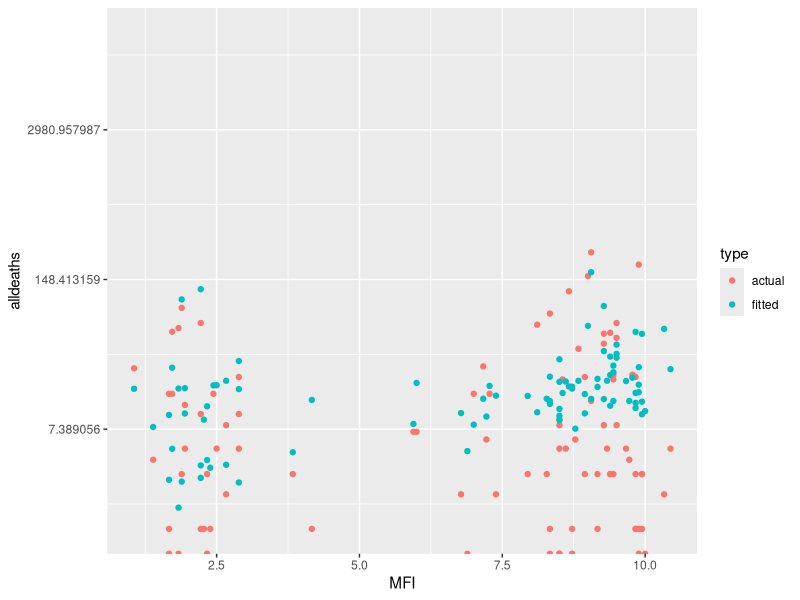
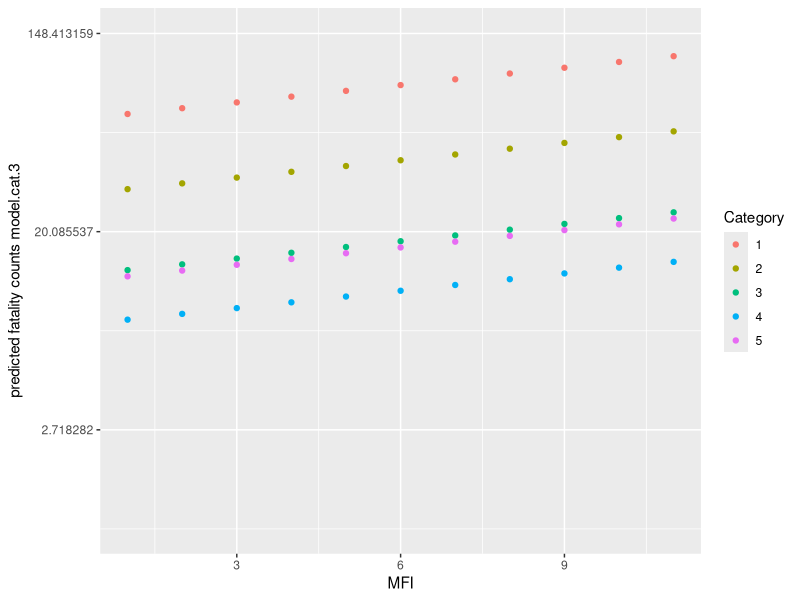
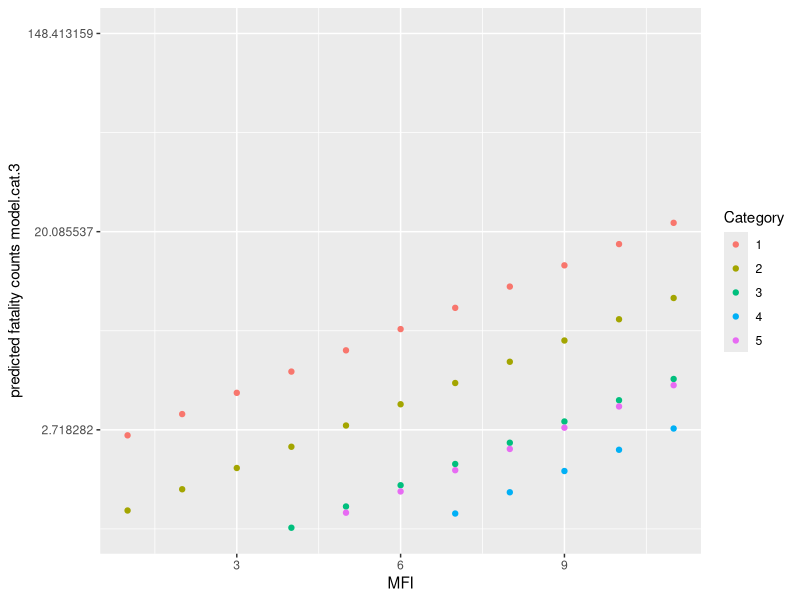

The R source for these figures, in order:
# replicate results from Jung et al (2014) and add some additional results
# this script deals with alternative specifications
library(MASS)
library(lmtest)
library(dplyr)
library(ggplot2)

# NOTE: any suggestions which help to make this code more efficient are very welcome! 

# data ####
data=read.csv("Jung.etal.data.csv",sep=";")

# relabel
data[,"MP"]=data[,"MinPressure_before"]
data[,"MFI"]=data[,"MasFem"]

data[,"ZMFI"]=data[,"ZMasFem"]
data[,"ZMP"]=data[,"ZMinPressure_A"]
data[,"Gender_MF"]=factor(data[,"Gender_MF"],labels=c("male","female"))

# combine categories 4 and 5 (see below)
data[,"cat"]=data[,"Category"]
data[,"cat"]=4*(data[,"cat"]>3) + data[,"cat"]*(data[,"cat"]<4)

data[,"Category"]=factor(data[,"Category"])
data[,"cat"]=factor(data[,"cat"])

# models in paper ####
model.0=glm.nb(alldeaths~1,data=data)
model.1=glm.nb(alldeaths~MP,data=data)
summary(model.1)
lrtest(model.0,model.1)

model.1.upd=glm.nb(alldeaths~Minpressure_Updated.2014,data=data) # check whether using 'Updated' makes a difference
summary(model.1.upd)
model.1.upd$deviance-model.1.upd$null.deviance
lrtest(model.0,model.1.upd)

model.2=glm.nb(alldeaths~MP+NDAM+MFI,data=data)
summary(model.2)
lrtest(model.0,model.2)

model.3=glm.nb(alldeaths~MP+NDAM+MFI+MFI*MP+MFI*NDAM,data=data)
summary(model.3)
lrtest(model.0,model.3)

model.4=glm.nb(alldeaths~ZMP+ZNDAM+ZMFI+ZMFI*ZMP+ZMFI*ZNDAM,data=data)
summary(model.4)
lrtest(model.0,model.4)
data[,"fit.4"]=fitted.values(model.4)

# alternative models ####
# LOGS of alldeaths ####
model.0.log=lm(log(1+alldeaths)~1,data=data)
model.1.log=lm(log(1+alldeaths)~MP,data=data)
summary(model.1.log)
lrtest(model.0.log,model.1.log)

model.2.log=lm(log(1+alldeaths)~MP+NDAM+MFI,data=data)
summary(model.2.log)
lrtest(model.0.log,model.2.log)

model.3.log=lm(log(1+alldeaths)~ZMP+ZNDAM+ZMFI+ZMFI*ZMP+ZMFI*ZNDAM,data=data)
summary(model.3.log)
lrtest(model.0.log,model.3.log)

# Gender_MF instead of MFI ####
model.3.dummy=glm.nb(alldeaths~MP+NDAM+Gender_MF+Gender_MF*MP+Gender_MF*NDAM,data=data)
summary(model.3.dummy)
lrtest(model.0,model.3.dummy)

model.4.dummy=glm.nb(alldeaths~ZMP+ZNDAM+Gender_MF+Gender_MF*ZMP+Gender_MF*ZNDAM,data=data)
summary(model.4.dummy)
lrtest(model.0,model.4.dummy)
data[,"fit.4.dummy"]=fitted.values(model.4.dummy)
summary(data$fit.4.dummy) # NOTE: two fitted values are STILL much larger than max in data! 
data %>% arrange(desc(fit.4.dummy)) %>% head() 

# EXCLUDE NDAM (endogenous?!) and replace it by 'Category' ####
# Category is not defined in the paper, but here: https://en.wikipedia.org/wiki/Saffir%E2%80%93Simpson_scale 

# descriptives ####
vars=c("alldeaths","MFI","MP","NDAM")
table(data[,"Category"])
data[,c(vars,"Category")] %>% group_by(Category) %>% summarize_at(.vars=vars,.funs=mean) %>% data.frame
data[,c(vars,"Category")] %>% group_by(Category) %>% summarize_at(.vars=vars,.funs=sd) %>% data.frame
data[,c(vars,"Category")] %>% group_by(Category) %>% summarize_at(.vars=vars,.funs=median) %>% data.frame

model.cat.1=glm.nb(alldeaths~MP+Category+MFI,data=data)
summary(model.cat.1)
lrtest(model.0,model.cat.1)
data[,"fit.cat.1"]=fitted.values(model.cat.1)

model.cat.2=glm.nb(alldeaths~MP+Category+MFI+MFI*MP+MFI*Category,data=data)
summary(model.cat.2)
lrtest(model.0,model.cat.2)
data[,"fit.cat.2"]=fitted.values(model.cat.2)

model.cat.3=glm.nb(alldeaths~MP+Category+MFI+MFI*MP,data=data)
summary(model.cat.3)
lrtest(model.0,model.cat.3)
data[,"fit.cat.3"]=fitted.values(model.cat.3)

# use reduced number of categories
model.cat.4=glm.nb(alldeaths~MP+cat+MFI+MFI*MP,data=data)
summary(model.cat.4)
lrtest(model.0,model.cat.4)
data[,"fit.cat.4"]=fitted.values(model.cat.4)

data.actual=cbind(data[,c("alldeaths","MFI")],"actual");names(data.actual)=c("alldeaths","MFI","type")
data.fitted=cbind(data[,c("fit.cat.3","MFI")],"fitted");names(data.fitted)=c("alldeaths","MFI","type")
data.4.plot=rbind(data.actual,data.fitted)
plt=ggplot(data.4.plot, aes(x=MFI,y=alldeaths,col=type) ) + geom_point()
plt = plt + scale_y_continuous(trans='log',limits=c(1,round(max(data$fit.4),-3))) 
plt

lo.qtl=0.2
hi.qtl=0.8

# reproduce Fig.1. using model.cat.3
data.fig1=NULL
data.fig1$MFI=seq(1,11,1)
data.fig1$MP=as.vector(quantile(data[,"MP"],lo.qtl))
data.fig1$Category=as.vector(1)
data.fig1=data.frame(data.fig1)
data.fig1=rbind(data.fig1,data.fig1,data.fig1,data.fig1,data.fig1)
data.fig1[12:22,"Category"]=as.vector(2)
data.fig1[23:33,"Category"]=as.vector(3)
data.fig1[34:44,"Category"]=as.vector(4)
data.fig1[45:55,"Category"]=as.vector(5)
data.fig1[,"Category"]=factor(data.fig1[,"Category"])
data.fig1[,"pred.fig1.cat.3.mp.lo"]=exp(predict(model.cat.3,newdata=data.fig1))

plt=ggplot(data.fig1, aes(x=MFI,y=pred.fig1.cat.3.mp.lo,col=Category) ) + geom_point()  + 
  labs(y="predicted fatality counts model.cat.3") + scale_y_continuous(trans='log',limits=c(1,150)) 
plt

# consider high level of MP
data.fig1[,"MP"]=as.vector(quantile(data[,"MP"],hi.qtl))
data.fig1[,"pred.fig1.cat.3.mp.hi"]=exp(predict(model.cat.3,newdata=data.fig1))

plt=ggplot(data.fig1, aes(x=MFI,y=pred.fig1.cat.3.mp.hi,col=Category) ) + geom_point()  + 
  labs(y="predicted fatality counts model.cat.3") + scale_y_continuous(trans='log',limits=c(1,150)) 
plt
